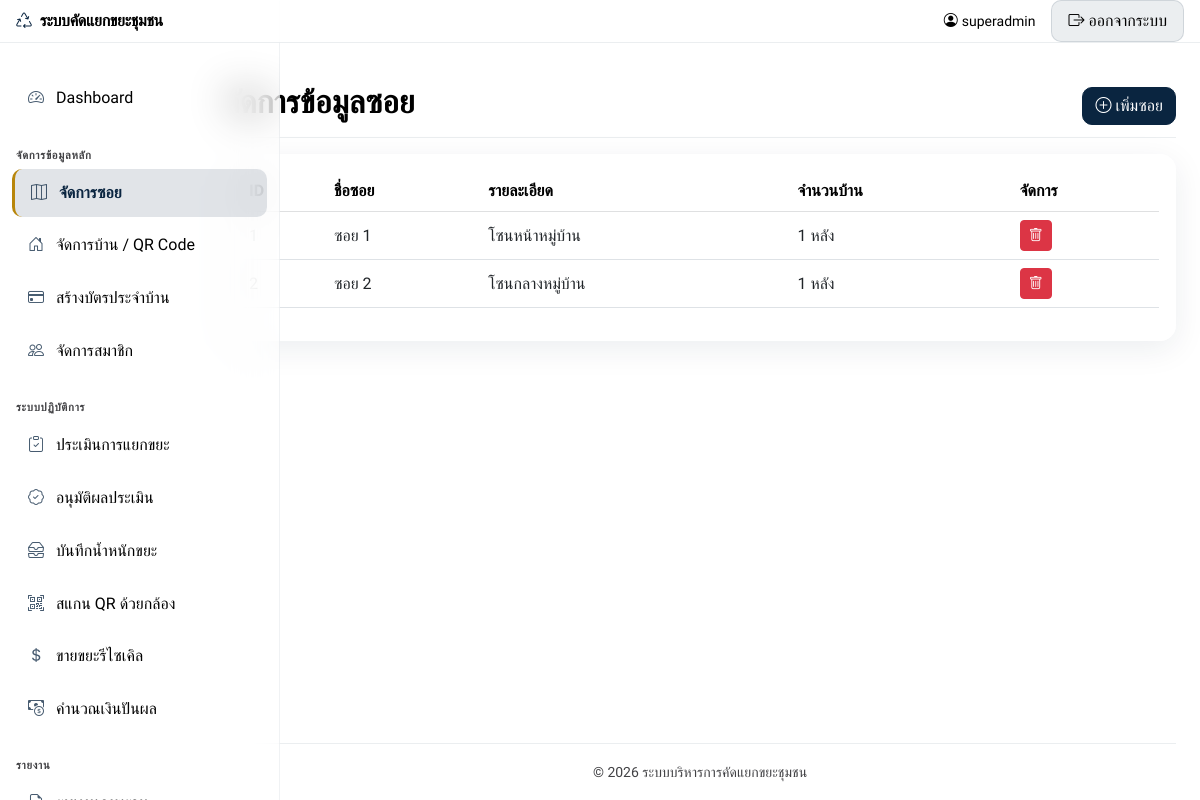
The page /mobile/index.php?page=soi (signed in) on the database its author committed.
### tables this page shows
CREATE TABLE `sois` (
  `id` int(11) NOT NULL,
  `soi_name` varchar(100) NOT NULL,
  `description` text DEFAULT NULL
);

### mobile/modules/soi.php (the view, shortened to what this page needs)
<?php
$sois = $pdo->query("
    SELECT s.*, COUNT(h.id) as house_count
    FROM sois s
    LEFT JOIN houses h ON s.id = h.soi_id
    GROUP BY s.id
")->fetchAll();
?>
<div class="d-flex justify-content-between flex-wrap flex-md-nowrap align-items-center pt-3 pb-2 mb-3 border-bottom">
    <h1 class="h2">จัดการข้อมูลซอย</h1>
    <button class="btn btn-primary-custom" data-bs-toggle="modal" data-bs-target="#addSoiModal">
        <i class="bi bi-plus-circle"></i> เพิ่มซอย
    </button>
</div>
<div class="card">
    <div class="card-body">
        <div class="table-responsive">
            <table class="table table-hover align-middle">
                <thead class="table-light">
                    <tr>
                        <th>ID</th>
                        <th>ชื่อซอย</th>
                        <th>รายละเอียด</th>
                        <th>จำนวนบ้าน</th>
                        <th>จัดการ</th>
                    </tr>
                </thead>
                <tbody>
                    <?php foreach ($sois as $soi): ?>
                    <tr>
                        <td><?php echo $soi['id']; ?></td>
                        <td><?php echo htmlspecialchars($soi['soi_name']); ?></td>
                        <td><?php echo htmlspecialchars($soi['description']); ?></td>
                        <td><?php echo $soi['house_count']; ?> หลัง</td>
                        <td>
                            <form method="POST" class="d-inline" onsubmit="return confirm('ยืนยันการลบ? ข้อมูลบ้านในซอยนี้จะถูกลบไปด้วย');">
                                <button type="submit" class="btn btn-sm btn-danger"><i class="bi bi-trash"></i></button>
                            </form>
                        </td>
                    </tr>
                    <?php endforeach; ?>
                </tbody>
            </table>
        </div>
    </div>
</div>

### mobile/assets/css/style.css (style rules this page uses)
:root { --primary-blue: #0A2540; --primary-blue-hover: #061829; --primary-blue-soft: rgba(10, 37, 64, 0.12); --accent-yellow: #B8860B; --accent-yellow-hover: #96700A; --accent-yellow-soft: rgba(184, 134, 11, 0.14); --text-color: #000000; --text-muted: #424245; --glass-bg: rgba(255, 255, 255, 0.65); --glass-bg-strong: rgba(255, 255, 255, 0.82); --glass-border: rgba(255, 255, 255, 0.55); --glass-shadow: 0 8px 32px rgba(10, 37, 64, 0.08); --glass-blur: blur(20px); --radius-sm: 10px; --radius-md: 16px; --radius-lg: 20px; --primary-color: var(--primary-blue); --secondary-color: var(--accent-yellow); --bg-color: #eef1f6; }
body { font-family: 'Sarabun', sans-serif; font-weight: 400; color: var(--text-color); background: linear-gradient(145deg, #e4eaf2 0%, #f4f0e4 45%, #e8edf5 100%); background-attachment: fixed; min-height: 100vh; -webkit-font-smoothing: antialiased; }
.app-layout { display: flex; flex-direction: column; min-height: 100vh; }
h1, h2, h3, h4, h5, h6, .h1, .h2, .h3, .h4, .h5, .h6, .navbar-brand, .card-header, .page-title { font-family: 'Prompt', sans-serif; color: var(--text-color); font-weight: 600; }
.btn-primary-custom { font-family: 'Prompt', sans-serif; background-color: var(--primary-blue); border-color: var(--primary-blue); color: #fff; border-radius: var(--radius-sm); font-weight: 500; transition: all 0.25s ease; }
.card { background: var(--glass-bg); backdrop-filter: var(--glass-blur); -webkit-backdrop-filter: var(--glass-blur); border: 1px solid var(--glass-border); border-radius: var(--radius-md); box-shadow: var(--glass-shadow); transition: transform 0.25s ease, box-shadow 0.25s ease; color: var(--text-color); }
.card-body { color: var(--text-color); }
.table { font-family: 'Sarabun', sans-serif; color: var(--text-color); }
.table thead { font-family: 'Prompt', sans-serif; }
.table-light { --bs-table-bg: rgba(255, 255, 255, 0.6); }
.bg-light { background: transparent !important; }
.border-bottom { border-color: rgba(10, 37, 64, 0.08) !important; }

### rows shown on the page
sois: soi_name "ซอย 1", description "โซนหน้าหมู่บ้าน", house_count "1"
sois: soi_name "ซอย 2", description "โซนกลางหมู่บ้าน", house_count "1"

### other values the page prints
$_SESSION['username'] "superadmin"
